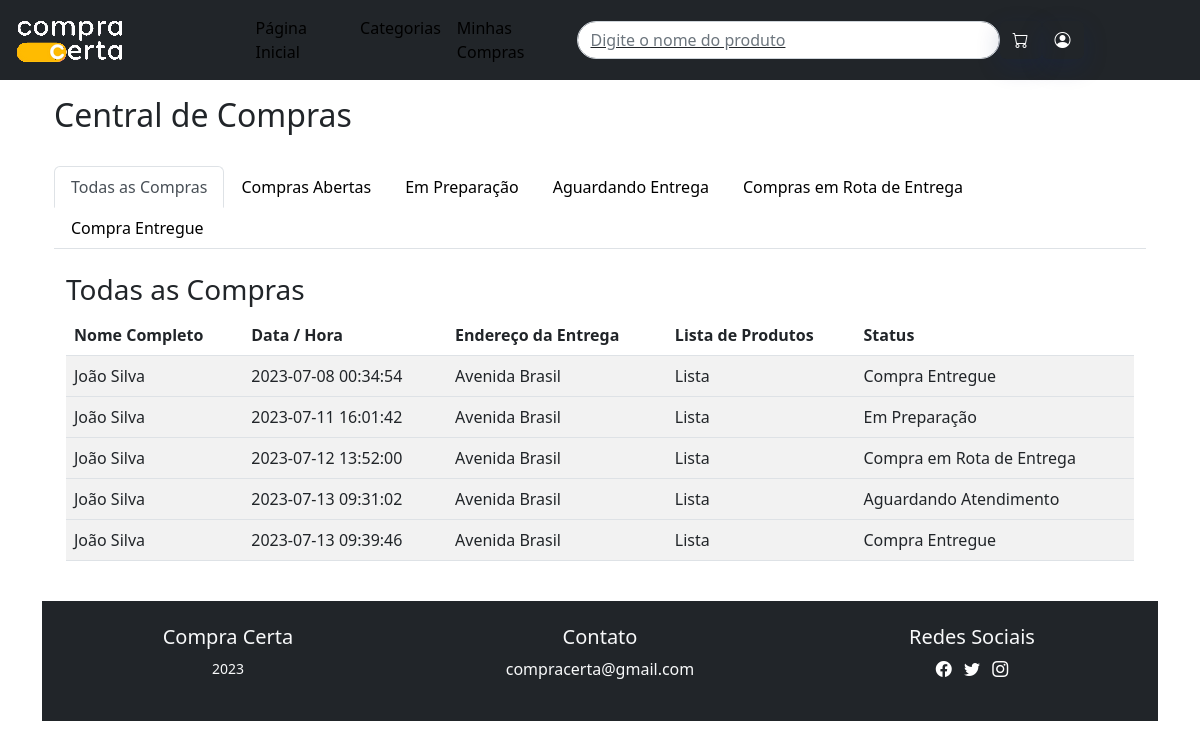
Screenshot of /Views/AreaCompras.php with the database file from the repository.
### tables this page shows
CREATE TABLE IF NOT EXISTS `pedidos` (
  `idPedido` int NOT NULL AUTO_INCREMENT,
  `userId` int NOT NULL,
  `status` varchar(30) NOT NULL,
  `dataDaCompra` datetime NOT NULL,
  `pedidoAvaliado` tinyint(1) NOT NULL,
  PRIMARY KEY (`idPedido`),
  KEY `userId` (`userId`),
  KEY `status` (`status`)
);

### Models/Compras_Service.php (called while the page is built, shortened)
<?php
class ComprasService{
  public static function getComprass() {
    try {
      $conexao = Conexao::conectar();
      $sql = $conexao->prepare("SELECT * FROM supermercadoweb.pedidos");
      $sql -> execute();
      $sql->setFetchMode(PDO::FETCH_ASSOC);
      $comprass = array();
      $i = 0;
      while ($data = $sql -> fetch(PDO::FETCH_ASSOC)) {
        $currentCompras = new ComprasModel($data['status'],  $data['dataDaCompra']);
        $currentCompras->setIdPedido($data['idPedido']);
        $comprass[$i] = $currentCompras;
        $i++;
      }
      return $comprass;
    } catch (PDOException $e) {
      echo $e->getMessage();
    }
  }
}

### Controllers/ComprasController.php (called while the page is built, shortened)
<?php
class ComprasController{
  public static function listarCompras() {
    $comprasService = new ComprasService();
    $compras = $comprasService -> getComprass();
    return $compras;
  }
}
?>

### Models/Compras_Model.php (called while the page is built, shortened)
<?php
class ComprasModel{
    private $status;
    private $dataDaCompra;
    public function __construct($status, $dataDaCompra){
        $this->status = $status;
        $this->dataDaCompra = $dataDaCompra;
    }
    public function getStatus() {
        return $this->status;
    }
    public function getDataDaCompra() {
        return $this->dataDaCompra;
    }
}
?>

### Views/AreaCompras.php (the view, shortened to what this page needs)
<?php
require_once "../Models/Compras_Model.php";
require_once "../Models/Compras_Service.php";
require_once "../Controllers/ComprasController.php";
$compras = ComprasController::listarCompras();
include("Head.php");
?>
<div class="container">
  <div class="container mt-3">
    <h2>Central de Compras</h2>
    <br>
    <ul class="nav nav-tabs" role="tablist">
      <li class="nav-item">
        <a class="nav-link active" data-bs-toggle="tab" href="#home">Todas as Compras</a>
      </li>
      <li class="nav-item">
        <a class="nav-link" data-bs-toggle="tab" href="#menu1">Compras Abertas</a>
      </li>      <li class="nav-item">
        <a class="nav-link" data-bs-toggle="tab" href="#menu2">Em Preparação</a>
      </li>
      <li class="nav-item">
        <a class="nav-link" data-bs-toggle="tab" href="#menu3">Aguardando Entrega</a>
      </li>
      <li class="nav-item">
        <a class="nav-link" data-bs-toggle="tab" href="#menu4">Compras em Rota de Entrega</a>
      </li>
      <li class="nav-item">
        <a class="nav-link" data-bs-toggle="tab" href="#menu5">Compra Entregue</a>
      </li>
    </ul>
    <div class="tab-content">
      <div id="home" class="container tab-pane active"><br>
        <h3>Todas as Compras</h3>
        <table class="table table-striped">
          <thead>
            <tr>
              <th>Nome Completo</th>
              <th>Data / Hora</th>
              <th>Endereço da Entrega</th>
              <th>Lista de Produtos</th>
              <th>Status</th>
            </tr>
          </thead>
          <?php foreach ($compras as $compra) {?>
          <tbody>
            <tr>
              <td>João Silva</td>
              <td><?= $compra->getDataDaCompra() ?></td>
              <td>Avenida Brasil</td>
              <td>Lista</td>
              <td><?= $compra->getStatus() ?></td>
            </tr>
          </tbody>
          <?php } ?>
        </table>
      </div>
  </div>
</div>
<?php include("Footer.php"); ?>
</body>
</html>

### Views/Head.php (style rules this page uses)
.nav-link { color: white; }

### Views/AreaCompras.php (style rules this page uses)
.nav-link { color: black; }

### rows the page displays
pedidos: dataDaCompra "2023-07-08 00:34:54", status "Compra Entregue"
pedidos: dataDaCompra "2023-07-11 16:01:42", status "Em Preparação"
pedidos: dataDaCompra "2023-07-12 13:52:00", status "Compra em Rota de Entrega"
pedidos: dataDaCompra "2023-07-13 09:31:02", status "Aguardando Atendimento"
pedidos: dataDaCompra "2023-07-13 09:39:46", status "Compra Entregue"
